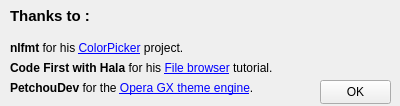
<?xml version="1.0" encoding="UTF-8"?>
<ui version="4.0">
 <class>Form</class>
 <widget class="QWidget" name="Form">
  <property name="geometry">
   <rect>
    <x>0</x>
    <y>0</y>
    <width>400</width>
    <height>106</height>
   </rect>
  </property>
  <property name="windowTitle">
   <string>Form</string>
  </property>
  <widget class="QPushButton" name="ok">
   <property name="geometry">
    <rect>
     <x>320</x>
     <y>80</y>
     <width>71</width>
     <height>24</height>
    </rect>
   </property>
   <property name="text">
    <string>OK</string>
   </property>
  </widget>
  <widget class="QLabel" name="label">
   <property name="geometry">
    <rect>
     <x>10</x>
     <y>0</y>
     <width>151</width>
     <height>31</height>
    </rect>
   </property>
   <property name="font">
    <font>
     <pointsize>11</pointsize>
     <weight>75</weight>
     <bold>true</bold>
    </font>
   </property>
   <property name="text">
    <string>Thanks to :</string>
   </property>
  </widget>
  <widget class="QLabel" name="label_2">
   <property name="geometry">
    <rect>
     <x>10</x>
     <y>40</y>
     <width>201</width>
     <height>16</height>
    </rect>
   </property>
   <property name="text">
    <string comment="&lt;a href=\&quot;http://www.qtcentre.org\&quot;&gt;QtCentre&lt;/a&gt;">&lt;html&gt;&lt;head/&gt;&lt;body&gt;&lt;p&gt;&lt;span style=&quot; font-weight:600;&quot;&gt;nlfmt&lt;/span&gt; for his &lt;a href=&quot;https://github.com/nlfmt/pyqt-colorpicker&quot;&gt;&lt;span style=&quot; text-decoration: underline; color:#0000ff;&quot;&gt;ColorPicker&lt;/span&gt;&lt;/a&gt; project.&lt;/p&gt;&lt;/body&gt;&lt;/html&gt;</string>
   </property>
  </widget>
  <widget class="QLabel" name="label_3">
   <property name="geometry">
    <rect>
     <x>10</x>
     <y>60</y>
     <width>291</width>
     <height>16</height>
    </rect>
   </property>
   <property name="text">
    <string comment="&lt;a href=\&quot;http://www.qtcentre.org\&quot;&gt;FileBrowser&lt;/a&gt;">&lt;html&gt;&lt;head/&gt;&lt;body&gt;&lt;p&gt;&lt;span style=&quot; font-weight:600;&quot;&gt;Code First with Hala&lt;/span&gt; for his &lt;a href=&quot;https://www.youtube.com/channel/UCwKKyoOAhd7EE9pALtXoz_A&quot;&gt;&lt;span style=&quot; text-decoration: underline; color:#0000ff;&quot;&gt;File browser&lt;/span&gt;&lt;/a&gt; tutorial.&lt;/p&gt;&lt;/body&gt;&lt;/html&gt;</string>
   </property>
  </widget>
  <widget class="QLabel" name="label_4">
   <property name="geometry">
    <rect>
     <x>10</x>
     <y>80</y>
     <width>291</width>
     <height>16</height>
    </rect>
   </property>
   <property name="text">
    <string notr="true" comment="&lt;a href=\&quot;http://www.qtcentre.org\&quot;&gt;QtCentre&lt;/a&gt;">&lt;html&gt;&lt;head/&gt;&lt;body&gt;&lt;p&gt;&lt;span style=&quot; font-weight:600;&quot;&gt;PetchouDev&lt;/span&gt; for the &lt;a href=&quot;https://github.com/PetchouDev/ThemeMaker&quot;&gt;&lt;span style=&quot; text-decoration: underline; color:#0000ff;&quot;&gt;Opera GX theme engine&lt;/span&gt;&lt;/a&gt;.&lt;/p&gt;&lt;/body&gt;&lt;/html&gt;</string>
   </property>
  </widget>
 </widget>
 <resources/>
 <connections/>
</ui>
